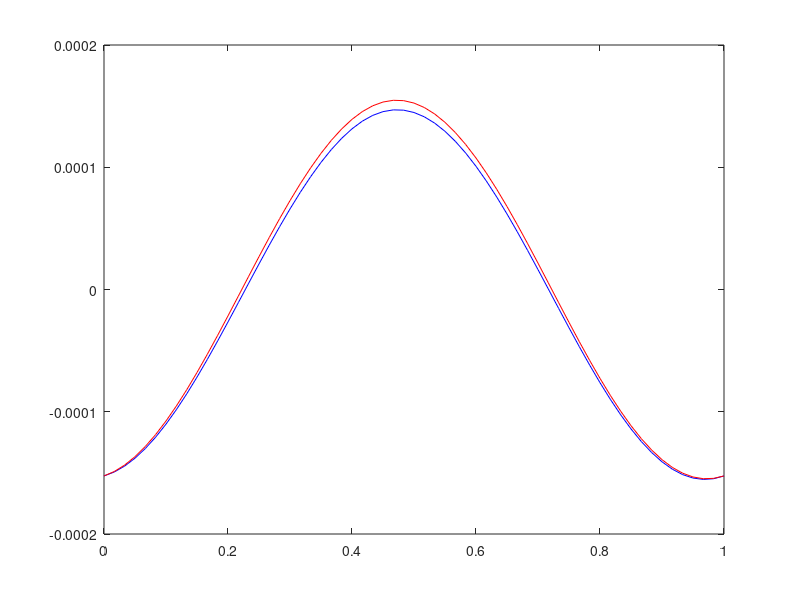

Write the MATLAB code that produced this figure.
clearvars, close all

%PROGETTO 3- ESERCIZIO 1

M = 60;
dx = 1/M;
u0 = zeros(M+1,1);
n = 0;
b = 1;
D = 1;
%dt = 0.0001;
xx = linspace(0,1,M+1);
dtcr = dx^2/2; % condizione CFL per schema esplicito 
dt = 0.8*dtcr;

C = b*dt/dx;
Pe = b*dx/(2*D);


f = @(t,x)exp(-4*pi^2*1.*t)*sin(2*pi*(x-b.*t));
u0 = f(0,xx);
u0  =  u0';

 a1 = (-b/(2*dx)+D/(dx)^2)*dt;
 b1 = -2*dt*D/(dx)^2+1;
 c1 = (b/(2*dx)+D/(dx)^2)*dt;

uold = u0;
unew = zeros(M+1,1);

kmax  =  2000;
for k = 1:kmax
  tk  =  k*dt;
  
    for j = 2:M
        unew(j) = a1*uold(j+1)+b1*uold(j)+c1*uold(j-1);
    end
    
    unew(1) = f(tk,0);
    unew(end) = f(tk,1);
    uold = unew;
end

   plot(xx,unew, 'b'), hold on
   plot(xx,f(tk,xx), 'r')